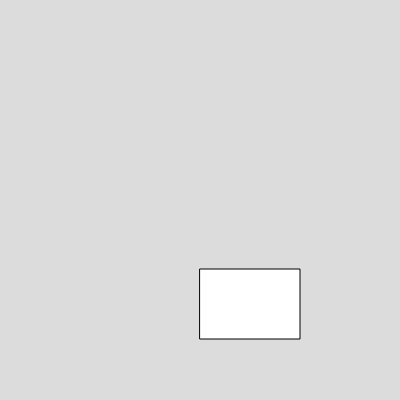
Frame 1 (no input)
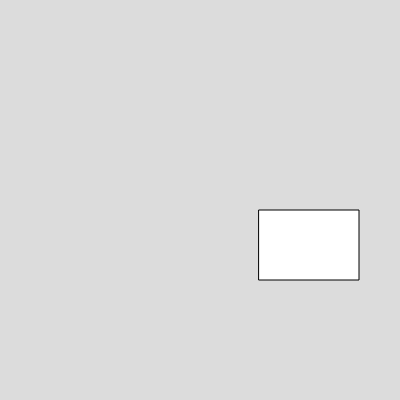
Frame 60 (no input)
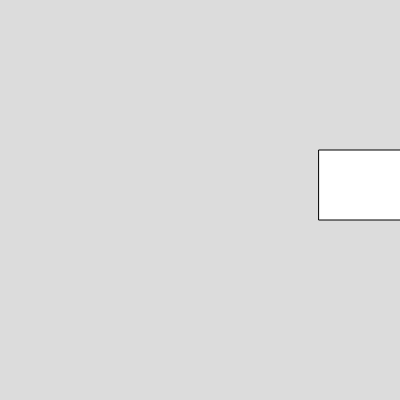
Frame 120 (the mouse pressed at the canvas centre since frame 60)

The p5.js sketch that drew these frames (run headless with seeded random() and noise() and a simulated clock; from frame 60 on, the mouse is pressed at the canvas centre):

// p5.js sketch
// ── sketch.js
var box1;


function setup() 
{
  createCanvas(400, 400);
  box1 = new Box(200,269,100,70,1,-1);

}

function draw() 
{
  background(220);
  box1.show();
  box1.moveUp();
  box1.move();
}


// ── box.js
class Box
  {
    constructor(x,y,w,h,vx,vy)
    {
      this.x =x;
      this.y =y;
      this.w =w;
      this.h = h;
      this.vx = vx;
      this.vy = vy;
    }
    
    show()
    {
      rect(this.x,this.y,this.w,this.h)
    }
    
    move()
    {
      this.x = this.x+this.vx;
    }

    moveUp(){
      this.y = this.y+this.vy;
    }
  }

  
